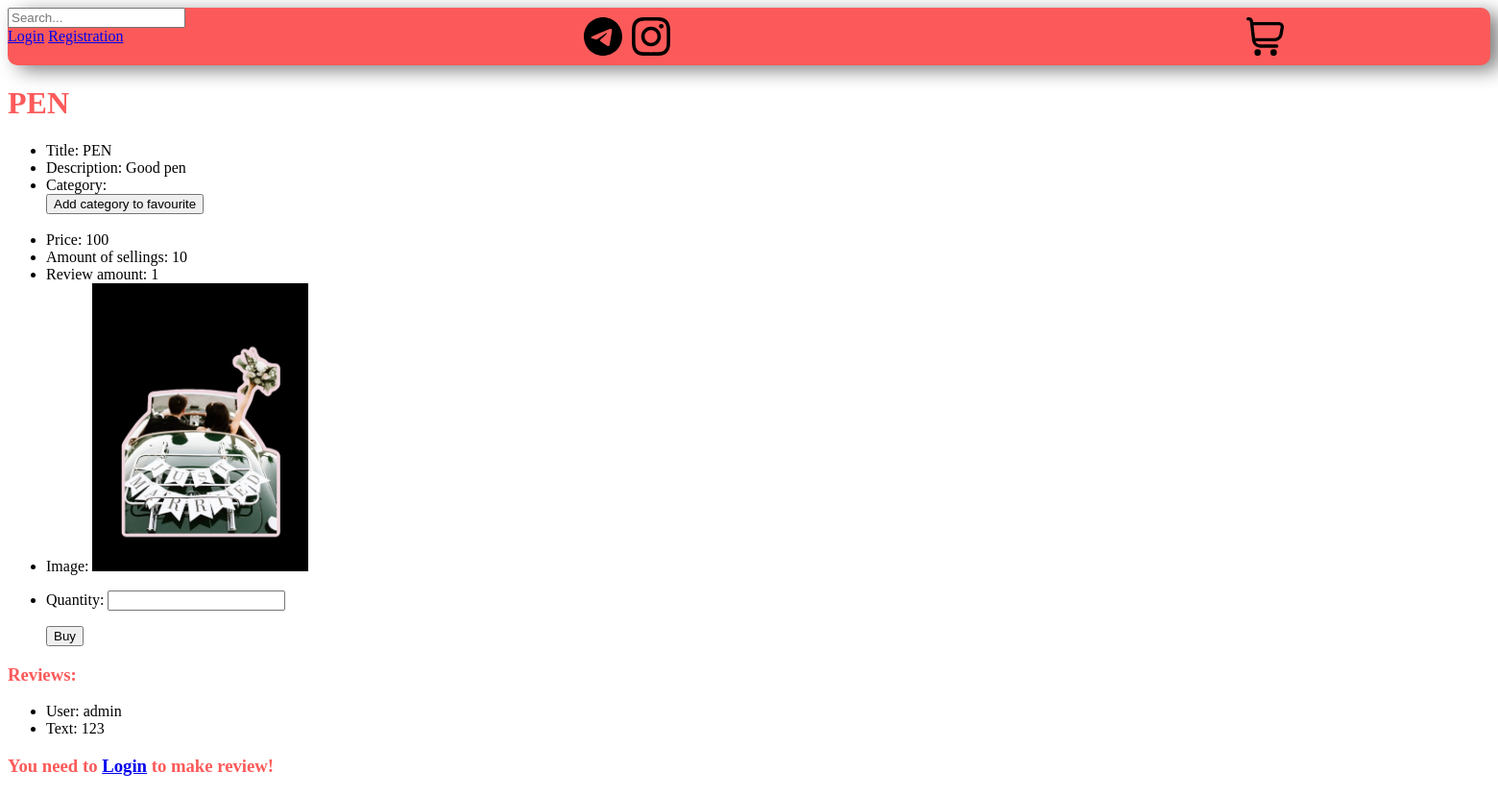
Page /market/product_list/1/ on the earlier database version.
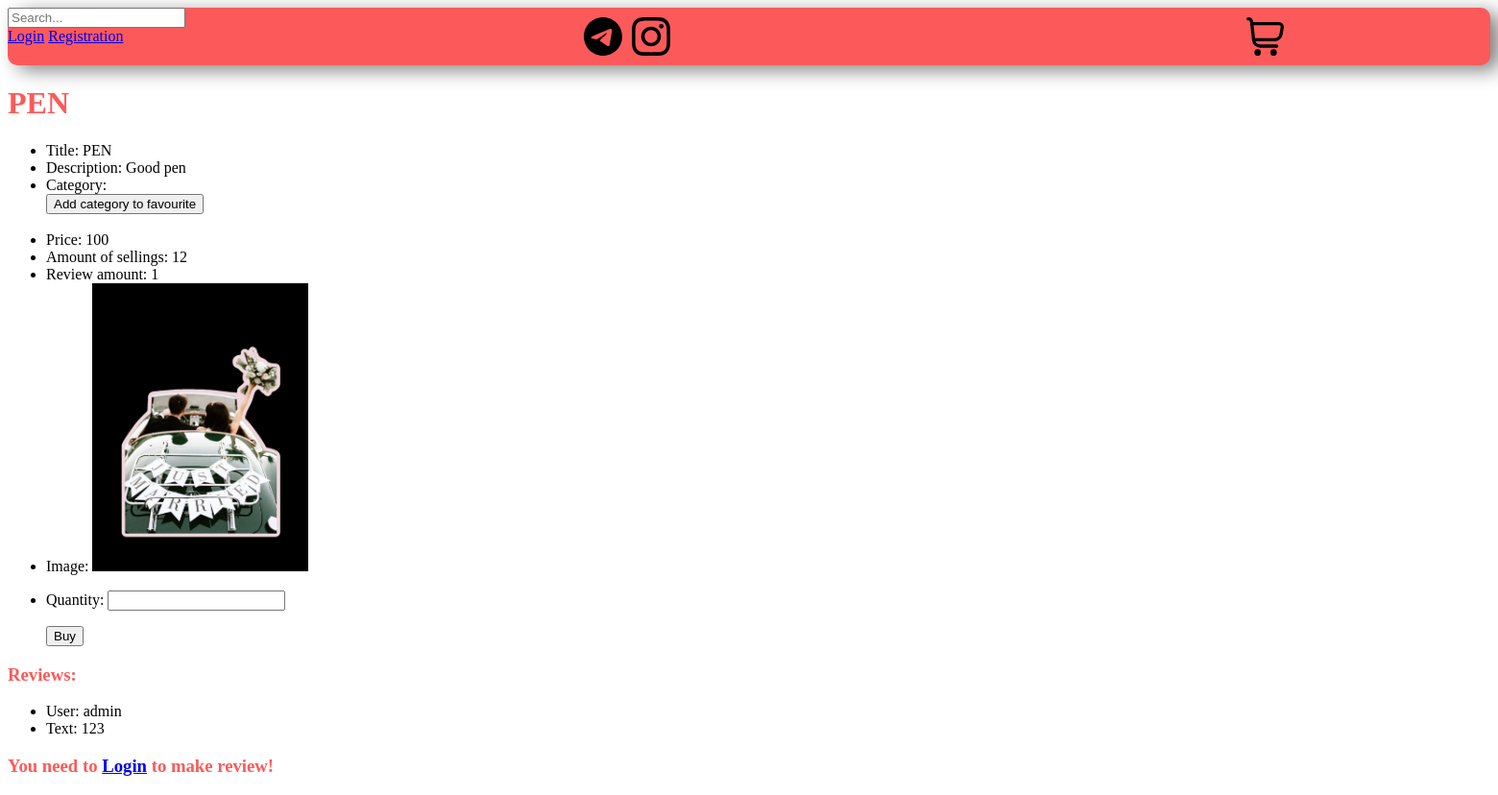
Same page on the later database version.
### app_market/models.py (models this page shows, shortened)
class Item(models.Model):
    title = models.CharField(max_length=30, verbose_name='Item title')
    description = models.TextField(max_length=200, verbose_name='Item description')
    price = models.PositiveIntegerField(verbose_name='Item price')
    sell_amt = models.PositiveIntegerField(default=1, verbose_name='Item amount')
    limited_edition = models.BooleanField(default=None, verbose_name='Limited edition')
    in_stock = models.PositiveIntegerField(default=1, verbose_name='Item in stock')
    img = models.ImageField(null=True, verbose_name='Item Image', upload_to='files/items/')
    published_at = models.DateTimeField(auto_now_add=True, verbose_name='Day of publishing')
    category = models.ForeignKey('Category', null=True, default=None, on_delete=models.CASCADE)
    def get_upload_url(self):
        return self.img.url

### app_market/views.py (the view, shortened to what this page needs)
# urls.py: path('product_list/<int:pk>/', ProductDetailView.as_view(), name='product_detail'),
class ProductDetailView(generic.DetailView):
    model = Item
    template_name = 'app_market/item_detail.html'
    context_object_name = 'item_detail'
    def get_context_data(self, **kwargs):
        context = super().get_context_data(**kwargs)
        context['form'] = ReviewForm()
        context['review_list'] = Review.objects.filter(item_id=self.object.id).all()
        context['review_count'] = Review.objects.filter(item_id=self.object.id).all().count()
        context['buy_form'] = CartForm()
        context['add_category_form'] = AddFaveCategory()
        return context

### app_market/forms.py
class ReviewForm(forms.ModelForm):
    class Meta:
        model = Review
        fields = ['text']

class CartForm(forms.Form):
    quantity = forms.IntegerField()
    update = forms.BooleanField(required=False, initial=False, widget=forms.HiddenInput)

### app_market/templates/app_market/item_detail.html (shortened to what this page needs)
{% extends 'app_market/base.html' %}
{% block content %}
    <h1>{{ item_detail.title }}</h1>
    <ul>
        <li>Title: {{ item_detail.title }}</li>
        <li>Description: {{ item_detail.description }}</li>
        <li>Category: {{ item_detail.category.title }}
            <form method="post">
                <button type="submit">Add category to favourite</button>
            </form>
        </li>
        <br>
        <li>Price: {{ item_detail.price }}</li>
        <li>Amount of sellings: {{ item_detail.sell_amt }}</li>
        <li>Review amount: {{ review_count }}</li>
        <li>Image: <img src="{{ item_detail.get_upload_url }}" height="300"></li>
        <li>
            <form method="post">
                {{ buy_form.as_p }}
                <button type="submit">Buy</button>
            </form>
        </li>
    </ul>
    <h3>Reviews:</h3>
    {% for rev in review_list %}
        <ul>
            <li>User: {{ rev.user.username }}</li>
            <li>Text: {{ rev.text }}</li>
        </ul>
    {% endfor %}
    {% if request.user.is_authenticated %}
        <form method="post">
            {% csrf_token %}
            {{ form.as_p }}
            <button type="submit">Add</button>
        </form>
    {% else %}
        <h3>You need to <a href="{% url 'login' %}">Login</a> to make review!</h3>
    {% endif %}
{% endblock %}

Differences in the rows shown:
changed Item "PEN": sell_amt "10" → "12"
